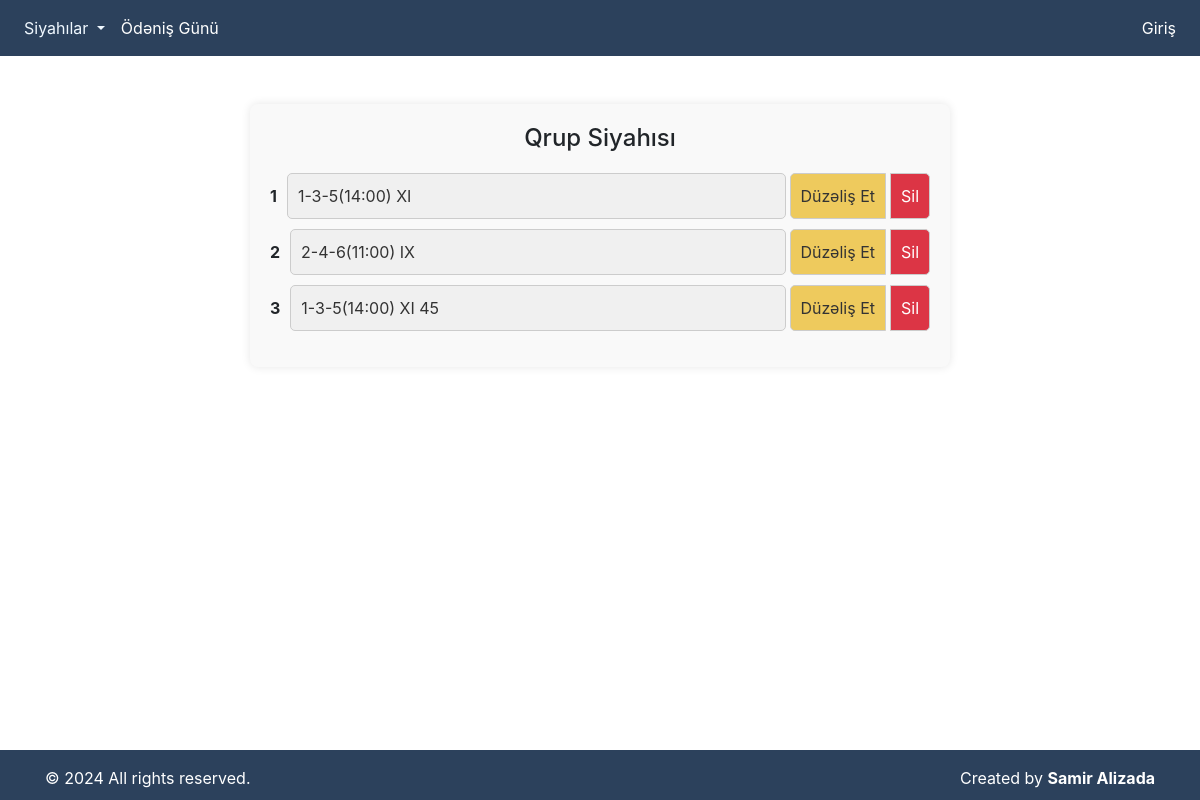
Before: / with the older database file.
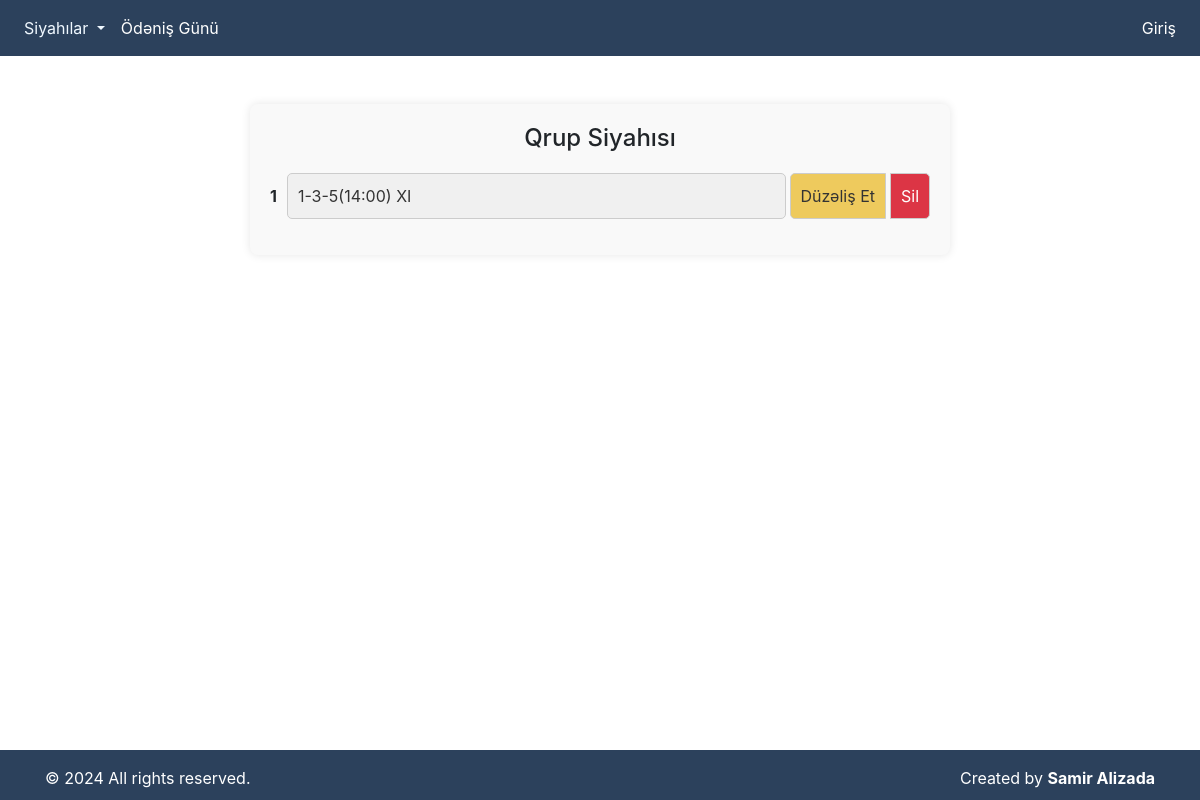
After: the same page with the newer database file.
### teacher/models.py (models this page shows, shortened)
class Group(models.Model):
    name = models.CharField(max_length=100)

### teacher/views.py (the view)
# urls.py: path('', group_list, name='group_list'),
def group_list(request):
    groups = Group.objects.all()
    return render(request, 'group/group_list.html', {'groups': groups})

### templates/group/group_list.html (shortened to what this page needs)
{% extends "index.html" %}
{% block content %}
<div class="container group-list mt-5">
    <h1>Qrup Siyahısı</h1>
    <ul>
        {% for group in groups %}
            <li>
                <div class="group-item">
                    <span class="group-count">{{ forloop.counter }}</span>
                    <a href="{% url 'group_detail' group.id %}">{{ group.name }}</a>
                </div>
                <div class="btn-group">
                    <a href="{% url 'update_group' group.id %}" class="btn btn-update ml-1" style="background-color: #eeca5d;">Düzəliş Et</a>
                    <a href="{% url 'delete_group' group.id %}" class="btn btn-delete" style="background-color: #DC3545; color: white;" onclick="return confirm('Bu qrupu silmək istədiyinizə əminsiniz?')">Sil</a>
                </div>
            </li>
        {% endfor %}
    </ul>
</div>
{% endblock content %}

Changed rows visible on the page:
removed Group: name "2-4-6(11:00) IX"
removed Group: name "1-3-5(14:00) XI 45"
